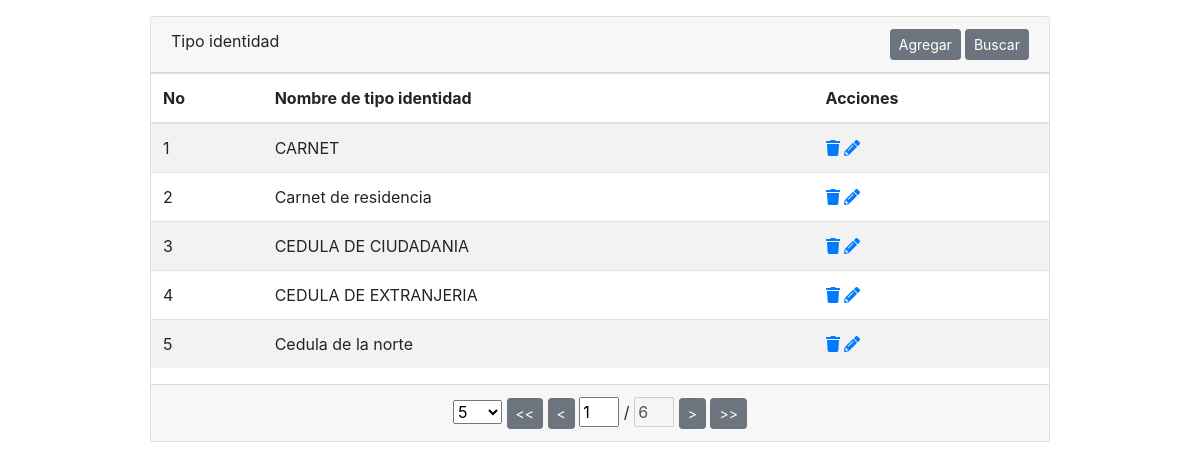
Page /modulos/tipo_identida/index.php on the committed database.
### tables this page shows
CREATE TABLE `tipo_identidad` (
  `id_tipo_identidad` int(11) NOT NULL,
  `nombre` varchar(45) DEFAULT NULL
);

### modulos/tipo_identida/listado.php (the view, shortened to what this page needs)
<?php
require_once("conexion.php");
if(isset($_GET['pagina_actual'])) {
    $pagina = $_GET['pagina_actual'];
} else {
    $pagina=1;
}
if(isset($_GET['num_registros'])) {
    $num_registros = $_GET['num_registros'];
} else {
    $num_registros=5;
}
$sql_cantidad = "SELECT COUNT(*) AS cantidad FROM persona";
$rs_cantidad = mysqli_query($conexion,$sql_cantidad);
$row_cantidad = mysqli_fetch_assoc($rs_cantidad);
$cantidad = $row_cantidad['cantidad'];
$num_paginas = ceil ($cantidad/$num_registros);
$inicio = ($pagina-1)*$num_registros;
?>
<table class="table table-striped" align="center">
    <thead>
        <tr>
            <th>No</th>
            <th>Nombre de tipo identidad</th>
            <th>Acciones</th>
        </tr>
    </thead>
    <tbody>
        <?php
        $num = $inicio+1;
        $filtros = "";
        $sql = "SELECT
                        t.id_tipo_identidad,
                   t.nombre
                FROM
                tipo_identidad t
                WHERE TRUE $filtros
                ORDER BY nombre
                LIMIT $inicio, $num_registros
                        ";
        $rs = mysqli_query($conexion, $sql);
        while ($row = mysqli_fetch_assoc($rs)) {
            echo "<tr>";
            echo "<td>$num</td>";
            echo "<td>$row[nombre]</td>";
            echo "<td class='acciones'>
                    <a href='javascript:;' class='eliminar' onclick='eliminar(\"$row[id_tipo_identidad]\")'>
                        <i class='fa fa-trash'></i>
                    </a>
                    <a href='javascript:;' class='modificar' onclick='modificar(\"$row[id_tipo_identidad]\")'>
                        <i class='fa fa-pencil-alt modificar'></i>
                    </a>
                </td>";
            echo "</tr>";
            $num++;
        }
        ?>
    </tbody>
</table>
<div class="card-footer">
    <form class="text-center" id="formulario-paginacion">
        <select id="num_registros" name="num_registros">
            <option value="5">5</option>
        </select>
        <button type="button" class="btn btn-sm btn-secondary" id="btn-inicio"> << </button>
        <button type="button" class="btn btn-sm btn-secondary" id="btn-anterior"> <  </button>
        <input  type="text" value="<?php echo $pagina ?>" id="pagina_actual" name="pagina_actual" style="width:40px"/>
        /
        <input  type="text" value="<?php echo $num_paginas ?>" id="num_paginas"  style="width:40px" disabled />
        <button type="button" class="btn btn-sm btn-secondary" id="btn-siguiente"> > </button>
        <button type="button" class="btn btn-sm btn-secondary" id="btn-final"> >>  </button>
    </form>
</div>

### css/all.css (style rules this page uses)
.fa-pencil-alt:before { content:"\f303" }
.fa-trash:before { content:"\f1f8" }

### rows in the picture
tipo_identidad: nombre "CARNET"
tipo_identidad: nombre "Carnet de residencia"
tipo_identidad: nombre "CEDULA DE CIUDADANIA"
tipo_identidad: nombre "CEDULA DE EXTRANJERIA"
tipo_identidad: nombre "Cedula de la norte"
